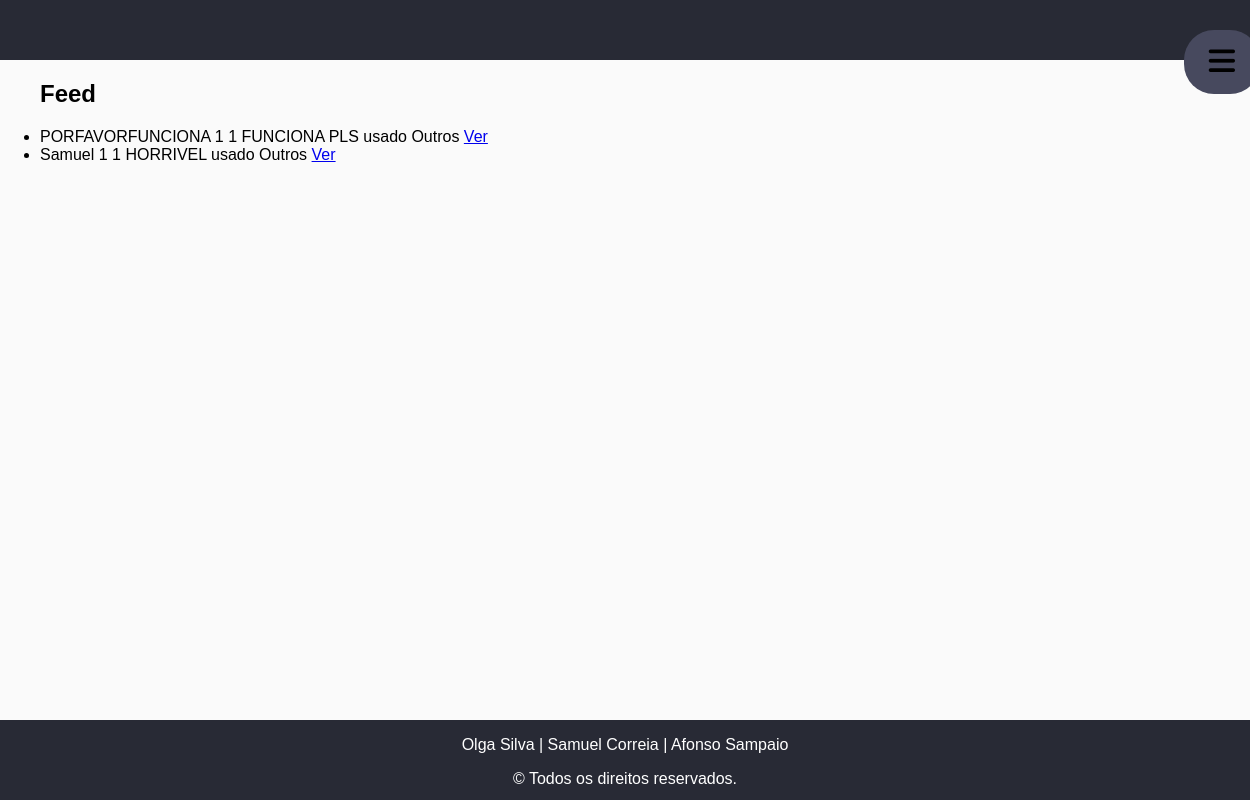
Before: /ibuy/ with the older database file.
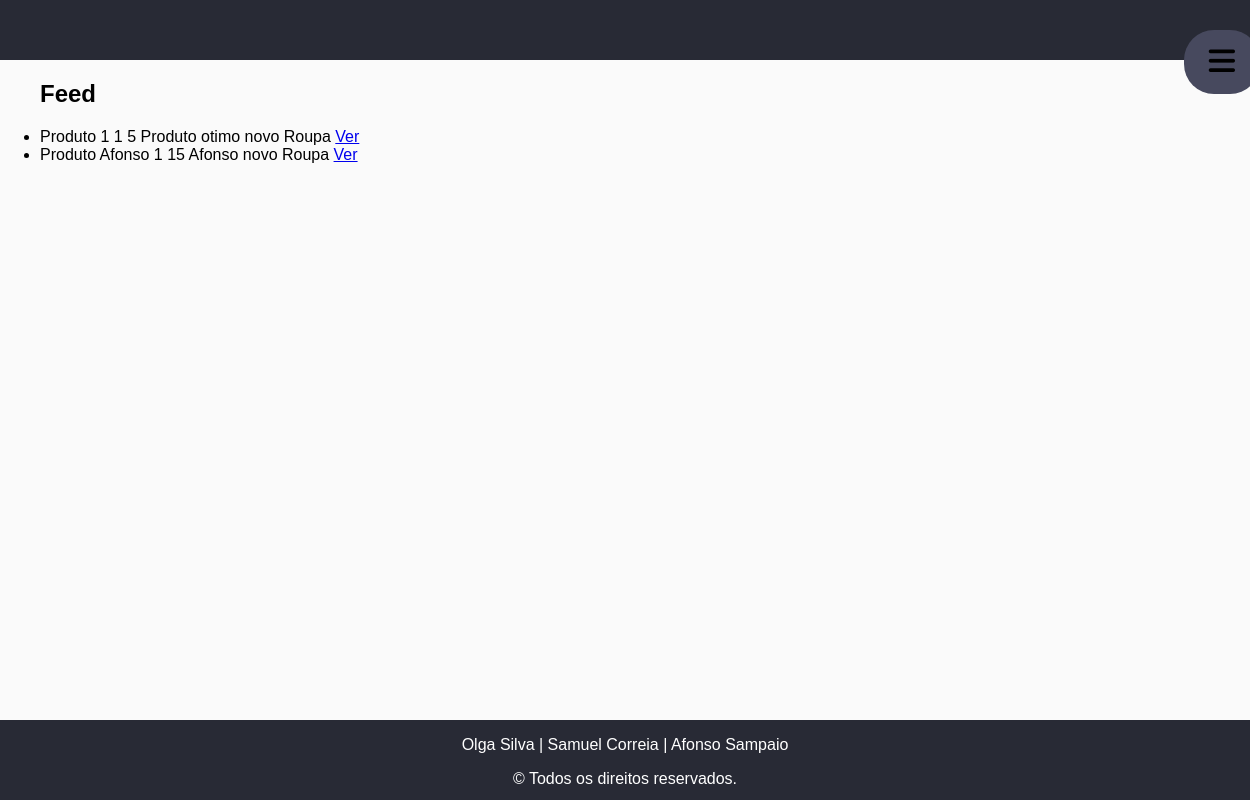
After: the same page with the newer database file.
### ibuy/models.py (models this page shows, shortened)
class Produto(models.Model):
    user = models.ForeignKey(User, on_delete=models.CASCADE, default="")
    nome = models.CharField(max_length=100)
    categoria = models.ForeignKey(Categoria, on_delete=models.CASCADE, default="", related_name="Categoria")
    quantidade = models.IntegerField(default=0)
    descricao = models.TextField()  # mudar
    preco = models.FloatField(default=0)
    NOVO = 'novo'
    USADO = 'usado'
    OPCOES_CONDICAO = (
        (NOVO, 'Novo'),
        (USADO, 'Usado'),
    )
    condicao = models.CharField(choices=OPCOES_CONDICAO, default=NOVO, max_length=100)

class Categoria(models.Model):
    tipo = models.CharField(max_length=100, default="")

### ibuy/views.py (the view)
# urls.py: path('', views.index, name='index'),
def index(request):
    lista_produtos = Produto.objects.exclude(user_id=request.user.id)
    context = {'lista_produtos': lista_produtos}
    return render(request, 'ibuy/index.html', context)

### ibuy/templates/ibuy/index.html (shortened to what this page needs)
<!DOCTYPE html>
<html lang="en">
<head>
    {% load static %}
    <link rel="stylesheet" type="text/css" href="{% static 'ibuy/style.css' %}"/>
</head>
<body>
<section class="page-wrap">
    <header>
        <section id="sidebar">
            <section class="slider">
                <a onclick="openMenu()">
                    <i class="fa fa-bars" aria-hidden="true"></i>
                </a>
            </section>
        </section>
    </header>
    <section class="content-wrap">
        {% block content %}
        {% if lista_produtos %}
        <ul>
            <h2>Feed</h2>
            {% for produto in lista_produtos %}
            <li>
                {{ produto.nome }}
                {{ produto.quantidade }}
                {{ produto.preco }}
                {{ produto.descricao }}
                {{ produto.condicao }}
                {{ produto.categoria.tipo }}
                <a href="{% url 'ibuy:produto' produto.id %}">
                    Ver
                </a>
            </li>
            {% endfor %}
        </ul>
        {% else %}
        <p>Nao existem produtos.</p>
        {% endif %}
        {% endblock %}
    </section>
    <footer>
        <p>Olga Silva | Samuel Correia | Afonso Sampaio</p>
        <p>&copy; Todos os direitos reservados.</p>
    </footer>
</section>
</body>
</html>

### ibuy/static/ibuy/style.css (style rules this page uses)
body { font-family: sans-serif; margin: 0; background-color: #fafafa; overflow-x: hidden; }
.page-wrap { position: relative; min-height: 100vh; }
.content-wrap { padding-bottom: 80px; }
footer { position: absolute; bottom: 0; width: 100%; height: 80px; text-align: center; color: white; background-color: #282A35; }
.slider a { color: black; font-size: 30px; }
#sidebar { padding: 20px; transition: margin-left 0.7s; overflow: hidden; width: 100%; }
header { height: 60px; text-align: right; background-color: #282A35 !important; color: white; }
header a, #criar_questao, #back_button, .submit { background-color: #47495E; color: white; padding: 15px 25px; text-align: center; text-decoration: none; display: inline-block; border-radius: 30px; margin: 10px; width: auto; font-weight: bold; border: none; }

Changed rows visible on the page:
removed Produto: nome "PORFAVORFUNCIONA", quantidade "1", preco "1", descricao "FUNCIONA PLS", condicao "usado", categoria.tipo "Outros"
removed Produto: nome "Samuel", quantidade "1", preco "1", descricao "HORRIVEL", condicao "usado", categoria.tipo "Outros"
added Produto: nome "Produto 1", quantidade "1", preco "5", descricao "Produto otimo", condicao "novo", categoria.tipo "Roupa"
added Produto: nome "Produto Afonso", quantidade "1", preco "15", descricao "Afonso", condicao "novo", categoria.tipo "Roupa"
